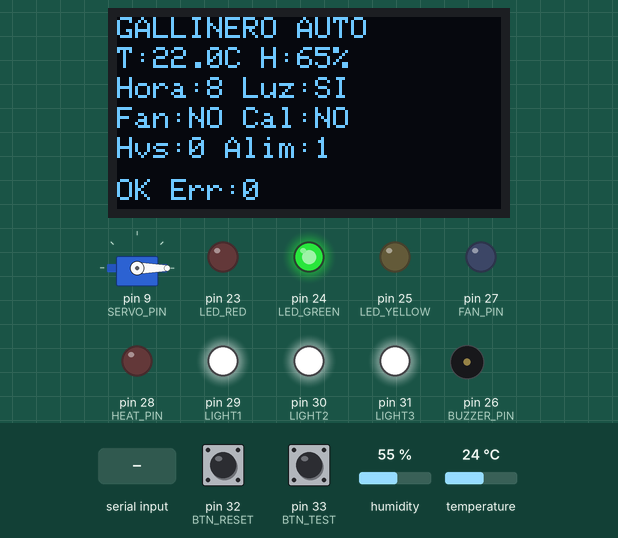
Simulated run of this sketch. Board: Arduino Mega 2560, built with avr-gcc and run on an emulated ATmega2560. Shown: servo, 128×64 one-colour display, output pins drawn as LEDs (lit = HIGH), buzzer (waves = sounding). Inputs (shaded band) come from the test bench; at power-on: pin 33 (BTN_TEST) HIGH, pin 32 (BTN_RESET) HIGH, humidity 55 %, temperature 24 °C. What the sketch prints to the serial monitor is not drawn.

Above: at 1.6 s.
1.7 s: pin 33 (BTN_TEST) pulled LOW for 0.15 s
At 3.8 s:
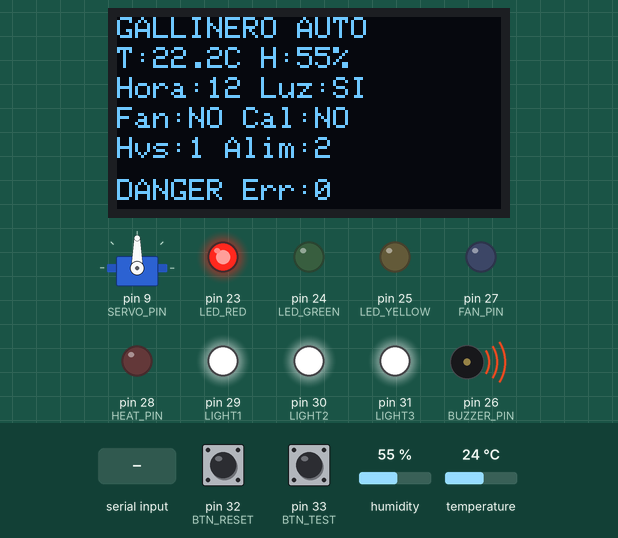
5.5 s: pin 32 (BTN_RESET) pulled LOW for 0.15 s
At 6.8 s:
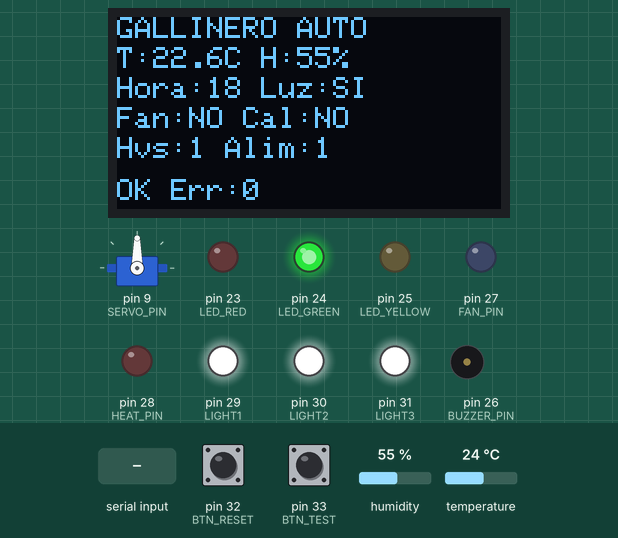
9.0 s: "TEST\n" received over Serial
At 9.8 s:
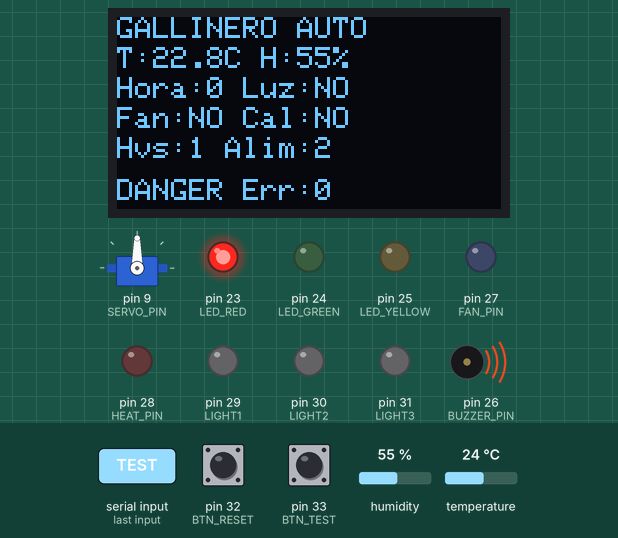
12.0 s: "RESET\n" received over Serial
At 14.8 s:
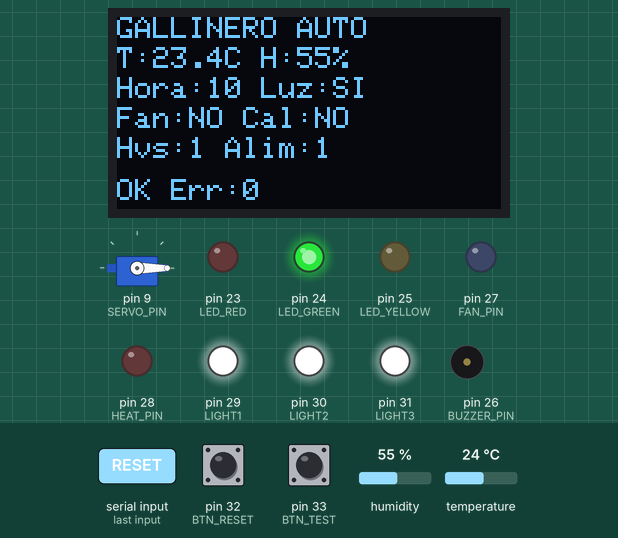
18.0 s: pin 33 (BTN_TEST) pulled LOW for 1 s
At 20.6 s:
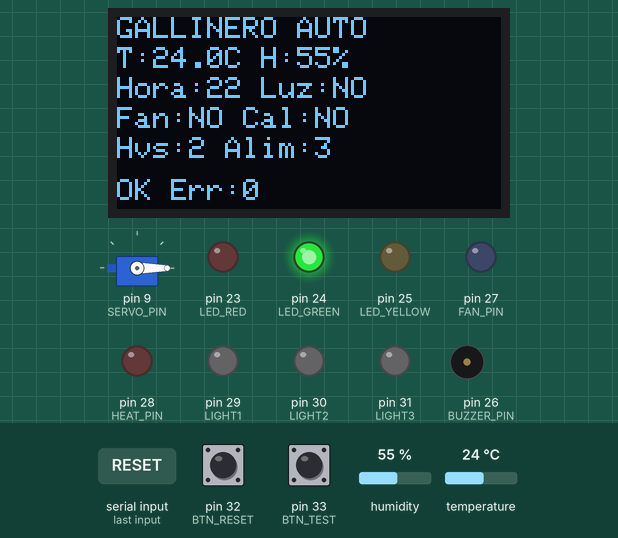
25.5 s: humidity set to 22 %
At 35.6 s:
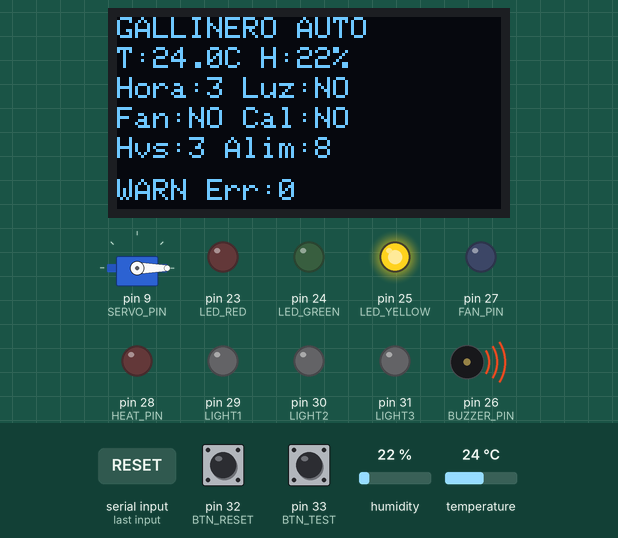
Timing chart, 0 to 39.0 s (numbered marks = the images above; inputs shaded):
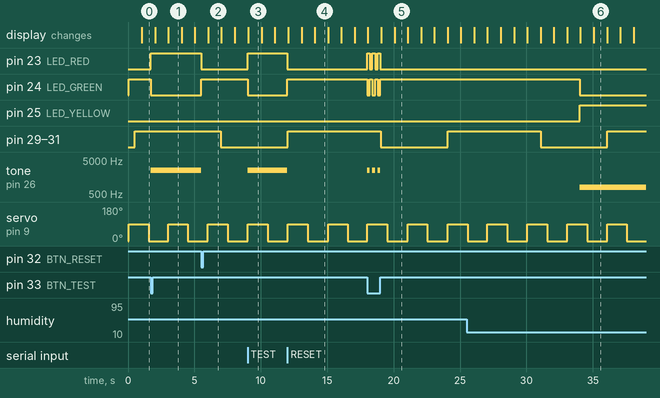

Measured:
- after the input at 1.7 s, pin 23 (LED_RED): LOW → HIGH at once; pin 24 (LED_GREEN): HIGH → LOW at once; tone on pin 26 (BUZZER_PIN): silent → 2500 Hz at once; the display: first changes after 0.36 s (image 1 shows a later state)
- after the input at 5.5 s, pin 23 (LED_RED): HIGH → LOW at once; pin 24 (LED_GREEN): LOW → HIGH at once; tone on pin 26 (BUZZER_PIN): 2500 Hz → silent at once; the display: changes after 0.55 s (image 2)
- after the input at 9.0 s, pin 23 (LED_RED): LOW → HIGH at once; pin 24 (LED_GREEN): HIGH → LOW at once; tone on pin 26 (BUZZER_PIN): silent → 2500 Hz at once; the display: changes after 0.05 s (image 3)
- after the input at 12.0 s, pin 23 (LED_RED): HIGH → LOW at once; pin 24 (LED_GREEN): LOW → HIGH at once; tone on pin 26 (BUZZER_PIN): 2500 Hz → silent at once; the display: first changes after 0.06 s (image 4 shows a later state)
- after the input at 18.0 s, pin 23 (LED_RED): alternates HIGH for 0.20 s and LOW for 0.20 s, 6 changes in all, then stays LOW, starting at once; pin 24 (LED_GREEN): alternates HIGH for 0.20 s and LOW for 0.20 s, 6 changes in all, then stays HIGH, starting at once
- by itself, servo on pin 9 (SERVO_PIN): alternates 90° for 1.5 s and 0° for 1.5 s
- what the display in image 1 shows lasts 1.1 s, from 3.0 s to 4.1 s

The sketch:

sketch.ino
```cpp
/*
 * Gallinero Automatizado - Simulacion Wokwi (Arduino Mega)
 * PRO204 Metodologias de Desarrollo de Software
 *
 * PERFORMANCE: sin delay() en el loop principal.
 * Cada subsistema corre con su propio intervalo via millis().
 */

#include <DHT.h>
#include <Wire.h>
#include <Adafruit_GFX.h>
#include <Adafruit_SSD1306.h>
#include <Servo.h>

/* ── Pines ─────────────────────────────────────────────────── */
#define DHT_PIN     22
#define LED_RED     23
#define LED_GREEN   24
#define LED_YELLOW  25
#define BUZZER_PIN  26
#define SERVO_PIN    9
#define FAN_PIN     27
#define HEAT_PIN    28
#define LIGHT1      29
#define LIGHT2      30
#define LIGHT3      31
#define BTN_RESET   32
#define BTN_TEST    33

/* ── Umbrales ───────────────────────────────────────────────── */
#define TEMP_HIGH       26.0f
#define TEMP_LOW        10.0f
#define TEMP_DANGER_HI  34.0f
#define TEMP_DANGER_LO   4.0f
#define TEMP_WARN_HI    30.0f
#define TEMP_WARN_LO     7.0f
#define LIGHT_ON_H       6
#define LIGHT_OFF_H     20
#define FEED_EVERY_H     6
#define SUPPLY_WARN      8
#define SUPPLY_CRIT     12

/* ── Intervalos millis (sin delay!) ────────────────────────── */
#define INTERVAL_DHT      2000UL   /* DHT22 min 2 s entre lecturas   */
#define INTERVAL_DISPLAY  1000UL   /* OLED cada 1 s                  */
#define INTERVAL_SIMCLOCK  500UL   /* avance hora simulada cada 500ms */
#define SERVO_OPEN_MS     1500UL   /* tiempo compuerta abierta        */
#define BTN_DEBOUNCE_MS    200UL   /* debounce botones                */
#define TEMP_FAN_COOL_STEP  0.8f    /* enfriamiento simulado por lectura */
#define TEMP_HEAT_STEP      0.8f    /* calentamiento simulado por lectura */
#define TEMP_DRIFT_STEP     0.2f    /* retorno gradual al ambiente DHT    */

/* ── OLED ───────────────────────────────────────────────────── */
#define SCREEN_W  128
#define SCREEN_H   64
#define OLED_ADDR 0x3C

/* ── Objetos ────────────────────────────────────────────────── */
DHT              dht(DHT_PIN, DHT22);
Servo            feeder;
Adafruit_SSD1306 oled(SCREEN_W, SCREEN_H, &Wire, -1);

/* ── Estado ─────────────────────────────────────────────────── */
typedef enum { ALARM_OK, ALARM_WARNING, ALARM_DANGER } AlarmState;
typedef enum { MODE_AUTO, MODE_FORCE_OFF, MODE_FORCE_ON } ControlMode;
AlarmState    systemState  = ALARM_OK;
ControlMode   fanMode      = MODE_AUTO;
ControlMode   heatMode     = MODE_AUTO;
ControlMode   lightMode    = MODE_AUTO;
int           alarmOverride = -1;
int           fanSpeed     = 60;

int           simHour      = 6;
int           eggCount     = 0;
int           feedCount    = 0;
int           errorCount   = 0;
float         tempLast     = 22.0f;
float         tempAmbient  = 22.0f;
float         humLast      = 65.0f;
int           lastHourFed  = -1;

/* ── Timers millis ──────────────────────────────────────────── */
unsigned long tDHT         = 0;
unsigned long tDisplay     = 0;
unsigned long tClock       = 0;
unsigned long tServoClose  = 0;
unsigned long tBtnReset    = 0;
unsigned long tBtnTest     = 0;

/* ── Flags de estado no-bloqueante ─────────────────────────── */
bool servoOpen     = false;   /* compuerta comedero abierta   */
bool oledReady     = false;   /* OLED inicializado            */
unsigned long tickCount = 0;
char serialCmd[48];
byte serialCmdLen = 0;

const char *modeToStr(ControlMode mode) {
    if (mode == MODE_FORCE_ON) return "ON";
    if (mode == MODE_FORCE_OFF) return "OFF";
    return "AUTO";
}

int clampPercent(int value) {
    if (value < 0) return 0;
    if (value > 100) return 100;
    return value;
}

const char *alarmToStr(AlarmState state) {
    if (state == ALARM_WARNING) return "WARNING";
    if (state == ALARM_DANGER) return "DANGER";
    return "OK";
}

/* ──────────────────────────────────────────────────────────────
 * RF-02 Alarma
 * ────────────────────────────────────────────────────────────── */
void setAlarm(AlarmState s) {
    systemState = s;
    digitalWrite(LED_RED,    s == ALARM_DANGER  ? HIGH : LOW);
    digitalWrite(LED_GREEN,  s == ALARM_OK      ? HIGH : LOW);
    digitalWrite(LED_YELLOW, s == ALARM_WARNING ? HIGH : LOW);
    if (s == ALARM_OK)            noTone(BUZZER_PIN);
    else if (s == ALARM_WARNING)  tone(BUZZER_PIN, 800);
    else                          tone(BUZZER_PIN, 2500);
}

/* ──────────────────────────────────────────────────────────────
 * RF-04 Reinicio automatico
 * ────────────────────────────────────────────────────────────── */
void autoRecover(void) {
    fanMode = MODE_AUTO;
    heatMode = MODE_AUTO;
    lightMode = MODE_AUTO;
    alarmOverride = -1;
    setAlarm(ALARM_OK);
    updateLighting(simHour);
    updateThermal(tempLast);
}

/* ──────────────────────────────────────────────────────────────
 * RF-08 Iluminacion
 * ────────────────────────────────────────────────────────────── */
void updateLighting(int hour) {
    int on = (hour >= LIGHT_ON_H && hour < LIGHT_OFF_H) ? HIGH : LOW;
    if (lightMode == MODE_FORCE_ON) on = HIGH;
    else if (lightMode == MODE_FORCE_OFF) on = LOW;
    digitalWrite(LIGHT1, on);
    digitalWrite(LIGHT2, on);
    digitalWrite(LIGHT3, on);
}

/* ──────────────────────────────────────────────────────────────
 * RF-09 Control termico
 * ────────────────────────────────────────────────────────────── */
void updateThermal(float temp) {
    int fanOn = temp > TEMP_HIGH ? HIGH : LOW;
    int heatOn = temp < TEMP_LOW ? HIGH : LOW;

    if (fanMode == MODE_FORCE_ON) fanOn = HIGH;
    else if (fanMode == MODE_FORCE_OFF) fanOn = LOW;

    if (heatMode == MODE_FORCE_ON) heatOn = HIGH;
    else if (heatMode == MODE_FORCE_OFF) heatOn = LOW;

    digitalWrite(FAN_PIN, fanOn);
    digitalWrite(HEAT_PIN, heatOn);
}

/* ──────────────────────────────────────────────────────────────
 * Telemetria JSON para API REST / dashboard
 * ────────────────────────────────────────────────────────────── */
void printTelemetry(void) {
    Serial.print("{\"temp\":");   Serial.print(tempLast, 1);
    Serial.print(",\"hum\":");    Serial.print(humLast,  0);
    Serial.print(",\"state\":\"");Serial.print(alarmToStr(systemState));
    Serial.print("\",\"fan\":");  Serial.print(digitalRead(FAN_PIN));
    Serial.print(",\"heat\":");   Serial.print(digitalRead(HEAT_PIN));
    Serial.print(",\"light\":");  Serial.print(digitalRead(LIGHT1));
    Serial.print(",\"hour\":");   Serial.print(simHour);
    Serial.print(",\"eggs\":");   Serial.print(eggCount);
    Serial.print(",\"feed\":");   Serial.print(feedCount);
    Serial.print(",\"err\":");    Serial.print(errorCount);
    Serial.print(",\"servoOpen\":"); Serial.print(servoOpen ? 1 : 0);
    Serial.print(",\"fanSpeed\":"); Serial.print(fanSpeed);
    Serial.print(",\"fanMode\":\""); Serial.print(modeToStr(fanMode));
    Serial.print("\",\"heatMode\":\""); Serial.print(modeToStr(heatMode));
    Serial.print("\",\"lightMode\":\""); Serial.print(modeToStr(lightMode));
    Serial.print("\",\"alarmMode\":\"");
    Serial.print(alarmOverride < 0 ? "AUTO" : alarmToStr((AlarmState)alarmOverride));
    Serial.println("\"}");
}

void applyAlarmState(AlarmState evaluatedState) {
    if (alarmOverride >= 0) setAlarm((AlarmState)alarmOverride);
    else setAlarm(evaluatedState);
}

ControlMode parseMode(String value) {
    value.trim();
    value.toUpperCase();
    if (value == "ON") return MODE_FORCE_ON;
    if (value == "OFF") return MODE_FORCE_OFF;
    return MODE_AUTO;
}

void updateSimulatedTemperature(float ambientTemp) {
    tempAmbient = ambientTemp;

    if (digitalRead(FAN_PIN) == HIGH) {
        float cooling = TEMP_FAN_COOL_STEP * (fanSpeed / 100.0f);
        tempLast -= cooling;
    } else if (digitalRead(HEAT_PIN) == HIGH) {
        tempLast += TEMP_HEAT_STEP;
    } else if (tempLast < tempAmbient) {
        tempLast += TEMP_DRIFT_STEP;
        if (tempLast > tempAmbient) tempLast = tempAmbient;
    } else if (tempLast > tempAmbient) {
        tempLast -= TEMP_DRIFT_STEP;
        if (tempLast < tempAmbient) tempLast = tempAmbient;
    } else {
        tempLast = tempAmbient;
    }

    if (tempLast < -10.0f) tempLast = -10.0f;
    if (tempLast > 60.0f) tempLast = 60.0f;
}

void handleSerialCommand(String cmd) {
    cmd.trim();
    cmd.toUpperCase();
    if (cmd.length() == 0) return;

    if (cmd == "GET") {
        printTelemetry();
        return;
    }
    if (cmd == "FEED") {
        startFeed();
        printTelemetry();
        return;
    }
    if (cmd == "RESET") {
        autoRecover();
        feedCount = 0;
        errorCount = 0;
        printTelemetry();
        return;
    }
    if (cmd == "TEST") {
        alarmOverride = systemState == ALARM_DANGER ? -1 : ALARM_DANGER;
        applyAlarmState(evaluateAlarms(tempLast));
        printTelemetry();
        return;
    }
    if (cmd.startsWith("FAN:")) {
        fanMode = parseMode(cmd.substring(4));
        updateThermal(tempLast);
        printTelemetry();
        return;
    }
    if (cmd.startsWith("FAN_SPEED:")) {
        fanSpeed = clampPercent(cmd.substring(10).toInt());
        if (fanSpeed > 0 && fanMode == MODE_FORCE_OFF) fanMode = MODE_FORCE_ON;
        if (fanSpeed == 0 && fanMode == MODE_FORCE_ON) fanMode = MODE_FORCE_OFF;
        updateThermal(tempLast);
        printTelemetry();
        return;
    }
    if (cmd.startsWith("HEAT:")) {
        heatMode = parseMode(cmd.substring(5));
        updateThermal(tempLast);
        printTelemetry();
        return;
    }
    if (cmd.startsWith("LIGHT:")) {
        lightMode = parseMode(cmd.substring(6));
        updateLighting(simHour);
        printTelemetry();
        return;
    }
    if (cmd.startsWith("ALARM:")) {
        String value = cmd.substring(6);
        value.trim();
        if (value == "AUTO") alarmOverride = -1;
        else if (value == "OK") alarmOverride = ALARM_OK;
        else if (value == "WARNING") alarmOverride = ALARM_WARNING;
        else if (value == "DANGER") alarmOverride = ALARM_DANGER;
        applyAlarmState(evaluateAlarms(tempLast));
        printTelemetry();
        return;
    }
    if (cmd.startsWith("HOUR:")) {
        int nextHour = cmd.substring(5).toInt();
        if (nextHour >= 0 && nextHour < 24) {
            simHour = nextHour;
            updateLighting(simHour);
        }
        printTelemetry();
        return;
    }

    Serial.print("{\"error\":\"UNKNOWN_COMMAND\",\"cmd\":\"");
    Serial.print(cmd);
    Serial.println("\"}");
}

void processSerialCommands(void) {
    while (Serial.available() > 0) {
        char ch = (char)Serial.read();
        if (ch == '\n' || ch == '\r') {
            if (serialCmdLen > 0) {
                serialCmd[serialCmdLen] = '\0';
                handleSerialCommand(String(serialCmd));
                serialCmdLen = 0;
            }
        } else if (serialCmdLen < sizeof(serialCmd) - 1) {
            serialCmd[serialCmdLen++] = ch;
        }
    }
}

/* ──────────────────────────────────────────────────────────────
 * RF-09 Control termico
 * ────────────────────────────────────────────────────────────── */
void updateThermalLegacy(float temp) {
    if (temp > TEMP_HIGH) {
        digitalWrite(FAN_PIN,  HIGH);
        digitalWrite(HEAT_PIN, LOW);
    } else if (temp < TEMP_LOW) {
        digitalWrite(FAN_PIN,  LOW);
        digitalWrite(HEAT_PIN, HIGH);
    } else {
        digitalWrite(FAN_PIN,  LOW);
        digitalWrite(HEAT_PIN, LOW);
    }
}

/* ──────────────────────────────────────────────────────────────
 * RF-07 Comedero — inicia apertura no-bloqueante
 * ────────────────────────────────────────────────────────────── */
void startFeed(void) {
    if (servoOpen) return;         /* ya abierto, ignorar         */
    feeder.write(90);              /* abrir compuerta             */
    tServoClose = millis();        /* armar temporizador de cierre */
    servoOpen = true;
    feedCount++;
}

/* ──────────────────────────────────────────────────────────────
 * Tick servo: cierra compuerta cuando expira el timer
 * ────────────────────────────────────────────────────────────── */
void tickServo(void) {
    if (servoOpen && (millis() - tServoClose >= SERVO_OPEN_MS)) {
        feeder.write(0);
        servoOpen = false;
    }
}

/* ──────────────────────────────────────────────────────────────
 * Evaluar nivel de alarma
 * ────────────────────────────────────────────────────────────── */
AlarmState evaluateAlarms(float temp) {
    if (temp > TEMP_DANGER_HI || temp < TEMP_DANGER_LO) {
        errorCount++;
        return ALARM_DANGER;
    }
    if (feedCount >= SUPPLY_CRIT) {
        errorCount++;
        return ALARM_DANGER;
    }
    if (temp > TEMP_WARN_HI || temp < TEMP_WARN_LO || feedCount >= SUPPLY_WARN) {
        return ALARM_WARNING;
    }
    return ALARM_OK;
}

/* ──────────────────────────────────────────────────────────────
 * RF-03 Pantalla OLED
 * ────────────────────────────────────────────────────────────── */
void updateDisplay(void) {
    if (!oledReady) return;
    const char *stateStr =
        (systemState == ALARM_OK)      ? "OK"      :
        (systemState == ALARM_WARNING)  ? "WARN"    : "DANGER";

    oled.clearDisplay();
    oled.setTextSize(1);
    oled.setTextColor(SSD1306_WHITE);

    oled.setCursor(0, 0);   oled.print("GALLINERO AUTO");
    oled.setCursor(0, 10);
    oled.print("T:"); oled.print(tempLast, 1);
    oled.print("C H:"); oled.print(humLast, 0); oled.print("%");
    oled.setCursor(0, 20);
    oled.print("Hora:"); oled.print(simHour);
    oled.print(" Luz:"); oled.print(digitalRead(LIGHT1) ? "SI" : "NO");
    oled.setCursor(0, 30);
    oled.print("Fan:"); oled.print(digitalRead(FAN_PIN)  ? "SI" : "NO");
    oled.print(" Cal:"); oled.print(digitalRead(HEAT_PIN) ? "SI" : "NO");
    oled.setCursor(0, 40);
    oled.print("Hvs:"); oled.print(eggCount);
    oled.print(" Alim:"); oled.print(feedCount);
    oled.setCursor(0, 54);
    oled.print(stateStr);
    oled.print(" Err:"); oled.print(errorCount);

    oled.display();
}

/* ──────────────────────────────────────────────────────────────
 * Setup
 * ────────────────────────────────────────────────────────────── */
void setup(void) {
    pinMode(LED_RED,    OUTPUT);
    pinMode(LED_GREEN,  OUTPUT);
    pinMode(LED_YELLOW, OUTPUT);
    pinMode(FAN_PIN,    OUTPUT);
    pinMode(HEAT_PIN,   OUTPUT);
    pinMode(LIGHT1,     OUTPUT);
    pinMode(LIGHT2,     OUTPUT);
    pinMode(LIGHT3,     OUTPUT);
    pinMode(BTN_RESET,  INPUT_PULLUP);
    pinMode(BTN_TEST,   INPUT_PULLUP);

    Serial.begin(115200);

    dht.begin();

    feeder.attach(SERVO_PIN);
    feeder.write(0);

    Wire.begin();
    if (oled.begin(SSD1306_SWITCHCAPVCC, OLED_ADDR)) {
        oledReady = true;
        oled.clearDisplay();
        oled.display();
    }

    setAlarm(ALARM_OK);
    startFeed();    /* alimentacion inicial */
}

/* ──────────────────────────────────────────────────────────────
 * Loop principal — CERO delay(), todo por millis()
 * ────────────────────────────────────────────────────────────── */
void loop(void) {
    unsigned long now = millis();
    tickCount++;

    processSerialCommands();

    /* ── Servo no-bloqueante ── */
    tickServo();

    /* ── Leer DHT22 cada 2 s (intervalo minimo del sensor) ── */
    if (now - tDHT >= INTERVAL_DHT) {
        tDHT = now;
        float t = dht.readTemperature();
        float h = dht.readHumidity();
        if (!isnan(h)) humLast  = h;

        /* RF-09 y RF-02 actualizados junto al sensor */
        updateThermal(tempLast);
        if (!isnan(t)) {
            updateSimulatedTemperature(t);
            updateThermal(tempLast);
        }
        applyAlarmState(evaluateAlarms(tempLast));

        /* RF-01 — JSON para dashboard web / app movil */
        printTelemetry();
    }

    /* ── Reloj simulado y control de luz ── */
    if (now - tClock >= INTERVAL_SIMCLOCK) {
        tClock = now;
        simHour = (simHour + 1) % 24;
        updateLighting(simHour);

        /* RF-07 comedero cada FEED_EVERY_H horas */
        if (simHour != lastHourFed && simHour % FEED_EVERY_H == 0) {
            startFeed();
            lastHourFed = simHour;
        }

        /* RF-03 huevo por dia simulado al mediodia */
        if (simHour == 12) eggCount++;
    }

    /* ── Actualizar OLED cada 1 s ── */
    if (now - tDisplay >= INTERVAL_DISPLAY) {
        tDisplay = now;
        updateDisplay();
    }

    /* ── Boton RESET (RF-04) con debounce ── */
    if (digitalRead(BTN_RESET) == LOW && now - tBtnReset >= BTN_DEBOUNCE_MS) {
        tBtnReset = now;
        autoRecover();
        feedCount  = 0;
        errorCount = 0;
    }

    /* ── Boton TEST con debounce ── */
    if (digitalRead(BTN_TEST) == LOW && now - tBtnTest >= BTN_DEBOUNCE_MS) {
        tBtnTest = now;
        /* alterna DANGER/OK con cada pulsacion */
        alarmOverride = systemState == ALARM_DANGER ? -1 : ALARM_DANGER;
        applyAlarmState(evaluateAlarms(tempLast));
    }
}
```
